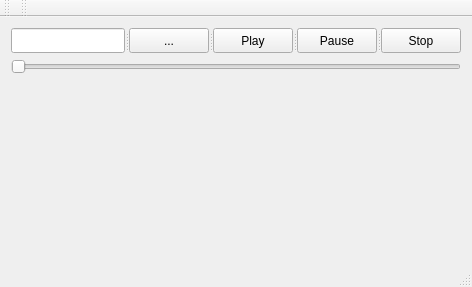
<?xml version="1.0" encoding="UTF-8"?>
<ui version="4.0">
 <class>MainWindow</class>
 <widget class="QMainWindow" name="MainWindow">
  <property name="geometry">
   <rect>
    <x>0</x>
    <y>0</y>
    <width>472</width>
    <height>287</height>
   </rect>
  </property>
  <property name="sizePolicy">
   <sizepolicy hsizetype="Expanding" vsizetype="Expanding">
    <horstretch>0</horstretch>
    <verstretch>0</verstretch>
   </sizepolicy>
  </property>
  <property name="windowTitle">
   <string>MainWindow</string>
  </property>
  <widget class="QWidget" name="centralWidget">
   <property name="sizePolicy">
    <sizepolicy hsizetype="Expanding" vsizetype="Expanding">
     <horstretch>0</horstretch>
     <verstretch>0</verstretch>
    </sizepolicy>
   </property>
   <layout class="QGridLayout" name="gridLayout">
    <item row="0" column="0">
     <layout class="QVBoxLayout" name="verticalLayout">
      <item>
       <widget class="QSplitter" name="splitter">
        <property name="sizePolicy">
         <sizepolicy hsizetype="Expanding" vsizetype="Expanding">
          <horstretch>0</horstretch>
          <verstretch>0</verstretch>
         </sizepolicy>
        </property>
        <property name="orientation">
         <enum>Qt::Horizontal</enum>
        </property>
        <widget class="QLineEdit" name="filePath">
         <property name="sizePolicy">
          <sizepolicy hsizetype="Expanding" vsizetype="Expanding">
           <horstretch>120</horstretch>
           <verstretch>25</verstretch>
          </sizepolicy>
         </property>
         <property name="maximumSize">
          <size>
           <width>850</width>
           <height>25</height>
          </size>
         </property>
         <property name="readOnly">
          <bool>true</bool>
         </property>
        </widget>
        <widget class="QPushButton" name="openFileButton_1">
         <property name="sizePolicy">
          <sizepolicy hsizetype="Minimum" vsizetype="Maximum">
           <horstretch>0</horstretch>
           <verstretch>0</verstretch>
          </sizepolicy>
         </property>
         <property name="text">
          <string>...</string>
         </property>
        </widget>
        <widget class="QPushButton" name="playButton_1">
         <property name="sizePolicy">
          <sizepolicy hsizetype="Minimum" vsizetype="Maximum">
           <horstretch>0</horstretch>
           <verstretch>0</verstretch>
          </sizepolicy>
         </property>
         <property name="text">
          <string>Play</string>
         </property>
        </widget>
        <widget class="QPushButton" name="pauseButton_1">
         <property name="sizePolicy">
          <sizepolicy hsizetype="Minimum" vsizetype="Maximum">
           <horstretch>0</horstretch>
           <verstretch>0</verstretch>
          </sizepolicy>
         </property>
         <property name="text">
          <string>Pause</string>
         </property>
        </widget>
        <widget class="QPushButton" name="stopButton_1">
         <property name="sizePolicy">
          <sizepolicy hsizetype="Minimum" vsizetype="Maximum">
           <horstretch>0</horstretch>
           <verstretch>0</verstretch>
          </sizepolicy>
         </property>
         <property name="text">
          <string>Stop</string>
         </property>
        </widget>
       </widget>
      </item>
      <item>
       <widget class="QSlider" name="volumeSlider">
        <property name="maximum">
         <number>100</number>
        </property>
        <property name="orientation">
         <enum>Qt::Horizontal</enum>
        </property>
       </widget>
      </item>
     </layout>
    </item>
    <item row="1" column="0">
     <spacer name="verticalSpacer">
      <property name="orientation">
       <enum>Qt::Vertical</enum>
      </property>
      <property name="sizeHint" stdset="0">
       <size>
        <width>20</width>
        <height>40</height>
       </size>
      </property>
     </spacer>
    </item>
   </layout>
   <zorder>gridLayoutWidget</zorder>
   <zorder>verticalLayoutWidget</zorder>
   <zorder>volumeSlider</zorder>
   <zorder>splitter_2</zorder>
   <zorder>verticalSpacer</zorder>
  </widget>
  <widget class="QMenuBar" name="menuBar">
   <property name="geometry">
    <rect>
     <x>0</x>
     <y>0</y>
     <width>472</width>
     <height>19</height>
    </rect>
   </property>
  </widget>
  <widget class="QToolBar" name="mainToolBar">
   <attribute name="toolBarArea">
    <enum>TopToolBarArea</enum>
   </attribute>
   <attribute name="toolBarBreak">
    <bool>false</bool>
   </attribute>
  </widget>
  <widget class="QStatusBar" name="statusBar"/>
  <widget class="QToolBar" name="toolBar">
   <property name="windowTitle">
    <string>toolBar</string>
   </property>
   <attribute name="toolBarArea">
    <enum>TopToolBarArea</enum>
   </attribute>
   <attribute name="toolBarBreak">
    <bool>false</bool>
   </attribute>
  </widget>
 </widget>
 <layoutdefault spacing="6" margin="11"/>
 <resources/>
 <connections/>
</ui>
